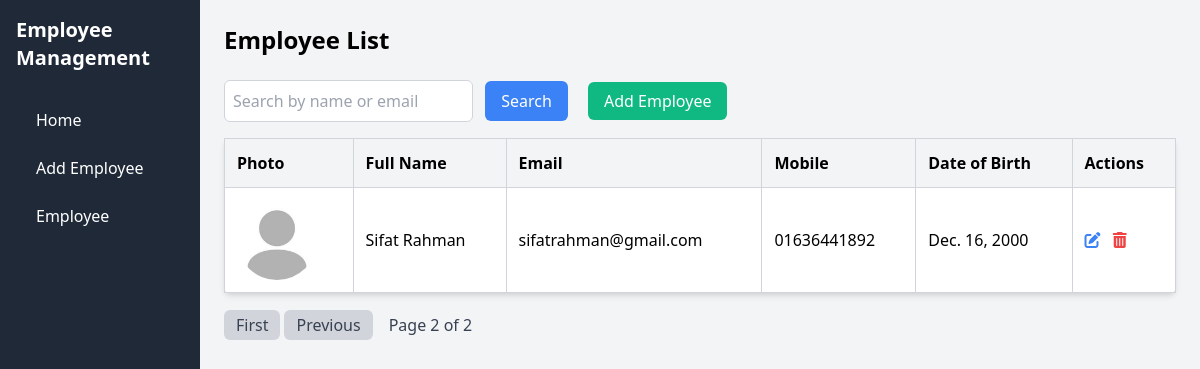
Page /?page=2 on the earlier database version.
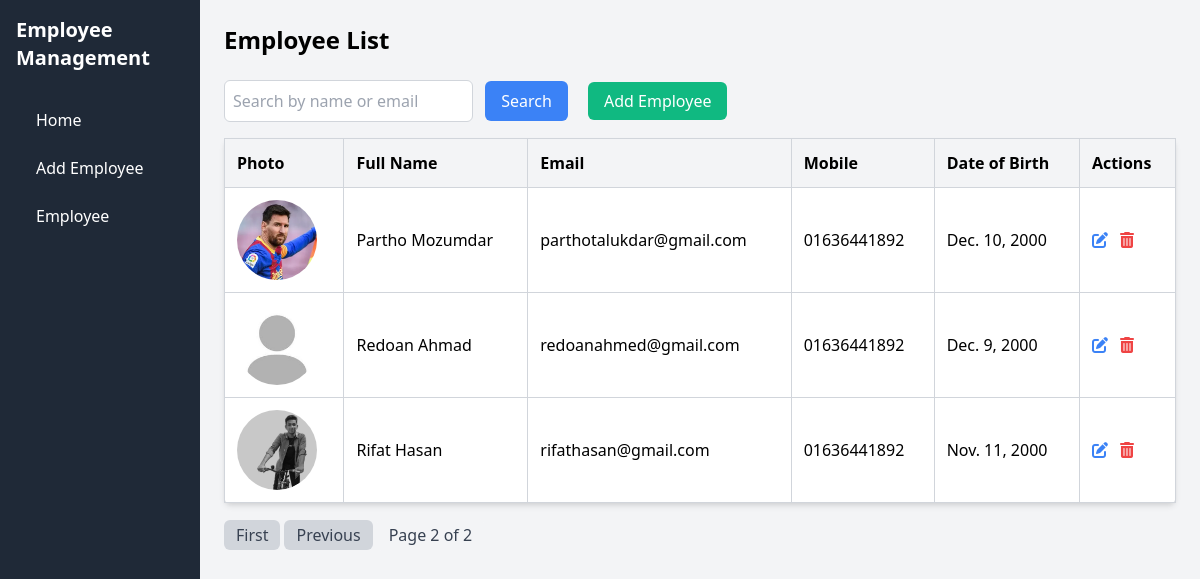
Same page on the later database version.
### employees/models.py (models this page shows, shortened)
class Employee(models.Model):
    first_name = models.CharField(max_length=50)
    last_name = models.CharField(max_length=50)
    email = models.EmailField(unique=True)
    mobile = models.CharField(max_length=15)
    date_of_birth = models.DateField()
    photo = models.ImageField(upload_to='employee_photos/', default='employee_photos/default.jfif')

### employees/views.py (the view)
# urls.py: path('', views.employee_list, name='employee_list'),
def employee_list(request):
    search_query = request.GET.get('search', '')
    employees = Employee.objects.filter(first_name__icontains=search_query) | Employee.objects.filter(email__icontains=search_query)
    sort_by = request.GET.get('sort_by', 'first_name')
    employees = employees.order_by(sort_by)
    paginator = Paginator(employees, 10)  # 10 employees per page
    page_number = request.GET.get('page')
    page_obj = paginator.get_page(page_number)
    return render(request, 'employees/employee_list.html', {'page_obj': page_obj})

### templates/employees/employee_list.html (shortened to what this page needs)
{% load static %}
<!DOCTYPE html>
<html lang="en">
<head>
    <link href="https://cdn.jsdelivr.net/npm/tailwindcss@2.2.19/dist/tailwind.min.css" rel="stylesheet">
    <link href="https://cdnjs.cloudflare.com/ajax/libs/font-awesome/6.0.0-beta3/css/all.min.css" rel="stylesheet">
</head>
<body class="bg-gray-100">
<div class="min-h-screen flex">
    <nav class="sidebar w-1/4 md:w-1/5 lg:w-1/6 p-4">
        <h2 class="text-xl text-white font-bold mb-6">Employee Management</h2>
        <ul>
            <li><a href="{% url 'employee_list' %}">Home</a></li>
            <li><a href="{% url 'add_employee' %}">Add Employee</a></li>
            <li><a href="{% url 'employee_list' %}">Employee</a></li>
        </ul>
    </nav>
    <div class="w-3/4 md:w-4/5 lg:w-5/6 p-6">
        <h1 class="text-2xl font-bold mb-6">Employee List</h1>
        <form method="GET" class="form-inline mb-4">
            <input type="text" name="search" class="p-2 border border-gray-300 rounded-md" placeholder="Search by name or email" value="{{ request.GET.search }}">
            <button type="submit" class="ml-2 px-4 py-2 bg-blue-500 text-white rounded-md hover:bg-blue-600">Search</button>
            <a href="{% url 'add_employee' %}" class="ml-4 px-4 py-2 bg-green-500 text-white rounded-md hover:bg-green-600">Add Employee</a>
        </form>
<table class="min-w-full bg-white rounded-md shadow-md border border-gray-300 border-collapse">
    <thead class="bg-gray-100">
        <tr>
            <th class="p-3 text-left border border-gray-300">Photo</th>
            <th class="p-3 text-left border border-gray-300"><a href="?sort_by=first_name">Full Name</a></th>
            <th class="p-3 text-left border border-gray-300"><a href="?sort_by=email">Email</a></th>
            <th class="p-3 text-left border border-gray-300"><a href="?sort_by=mobile">Mobile</a></th>
            <th class="p-3 text-left border border-gray-300"><a href="?sort_by=date_of_birth">Date of Birth</a></th>
            <th class="p-3 text-left border border-gray-300">Actions</th>
        </tr>
    </thead>
    <tbody>
        {% for employee in page_obj %}
        <tr class="border-b">
            <td class="p-3 border border-gray-300">
                <img src="{% if employee.photo %}{{ employee.photo.url }}{% else %}{{ MEDIA_URL }}employee_photos/default.jfif{% endif %}" alt="Employee Photo" class="h-20 w-20 rounded-full">
            </td>
            <td class="p-3 border border-gray-300">{{ employee.first_name }} {{ employee.last_name }}</td>
            <td class="p-3 border border-gray-300">{{ employee.email }}</td>
            <td class="p-3 border border-gray-300">{{ employee.mobile }}</td>
            <td class="p-3 border border-gray-300">{{ employee.date_of_birth }}</td>
            <td class="p-3 border border-gray-300">
                <a href="{% url 'edit_employee' employee.pk %}" class="text-blue-500 hover:underline">
                    <i class="fas fa-edit"></i>
                </a>
                <button class="ml-2 text-red-500 hover:underline" onclick="confirmDelete({{ employee.pk }})">
                    <i class="fas fa-trash-alt"></i>
                </button>
            </td>
        </tr>
        {% empty %}
        <tr>
            <td colspan="6" class="p-3 text-center text-gray-500 border border-gray-300">No employees found.</td>
        </tr>
        {% endfor %}
    </tbody>
</table>
        <div class="mt-4">
            <nav>
                <ul class="inline-flex items-center">
                    {% if page_obj.has_previous %}
                        <li><a class="px-3 py-1 bg-gray-300 text-gray-700 rounded-md mr-1" href="?page=1">First</a></li>
                        <li><a class="px-3 py-1 bg-gray-300 text-gray-700 rounded-md mr-1" href="?page={{ page_obj.previous_page_number }}">Previous</a></li>
                    {% endif %}
                    <li class="px-3 py-1 bg-gray-100 text-gray-700 rounded-md">Page {{ page_obj.number }} of {{ page_obj.paginator.num_pages }}</li>
                </ul>
            </nav>
        </div>
    </div>
</div>
</body>
</html>

### templates/employees/employee_list.html (style rules this page uses)
.sidebar { background-color: #1F2937; min-height: 100vh; }
.sidebar a { color: #ffffff; padding: 12px 20px; display: block; text-decoration: none; transition: background-color 0.2s ease; }

Differences in the rows shown:
removed Employee: first_name "Sifat", last_name "Rahman", email "sifatrahman@gmail.com", mobile "01636441892", date_of_birth "Dec. 16, 2000"
added Employee: photo (picture), first_name "Partho", last_name "Mozumdar", email "parthotalukdar@gmail.com", mobile "01636441892", date_of_birth "Dec. 10, 2000"
added Employee: photo (placeholder picture), first_name "Redoan", last_name "Ahmad", email "redoanahmed@gmail.com", mobile "01636441892", date_of_birth "Dec. 9, 2000"
added Employee: photo (picture), first_name "Rifat", last_name "Hasan", email "rifathasan@gmail.com", mobile "01636441892", date_of_birth "Nov. 11, 2000"
